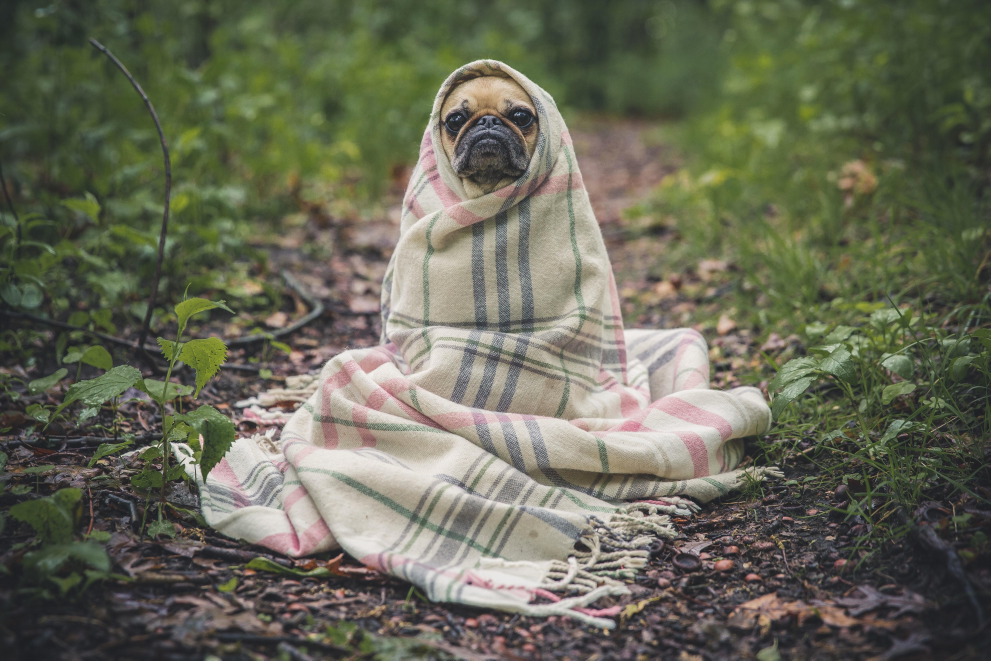
#> input picture Computer-Vision/01-Pencil-Sketch-From-Image/Data/Input/Sample_01.jpg, 4951 x 3301 px (shown at 1/5 size)
$ python main.py -i Data/Input/Sample_01.jpg   (older library calls are emulated)
#> lines starting #> are read from the running program, lines starting #| are printed output that depends on the picture
#> further down, image is the input picture: shape (3301, 4951, 3); mean B, G, R 87.6, 105.3, 103.8
# Usage
# python main.py -i Data/Input/Sample_01.jpg
# python main.py -i Data/Input/Sample_01.jpg -o Data/Output/Out_Sample_01.jpg

# Import libraries
import cv2
import argparse
import imutils

# Add command line arguments
ap = argparse.ArgumentParser()
ap.add_argument("-i", "--input", type=str,
                required=True, help="Input image path")
ap.add_argument("-o", "--output", type=str, required=False,
                help="Path to output folder")
args = vars(ap.parse_args())


def apply_sobel(image):
    '''
    Apply Sobel kernel on the image

    Arguments:
        image: An numpy.ndarray image

    Returns:
        result: A sobeled (or edge) image
    '''
    # Detect horizontal edges
    sobel_x = cv2.Sobel(image, ddepth=cv2.CV_8U, dx=0, dy=1, ksize=3)
    # Detect vertical edges
    sobel_y = cv2.Sobel(image, ddepth=cv2.CV_8U, dx=1, dy=0, ksize=3)

    # Apply bitwise or to have both types of edges in the image
    return cv2.bitwise_or(sobel_x, sobel_y)


def sketch_pencil(image, verbose=False):
    '''
    Create a pencil sketch from the image

    Arguments:
        image: An numpy.ndarray image (BGR channel)

    Returns:
        result: Pencil sketch from the input image
    '''
#> called with verbose = False
    # Get original shape and resize to height=400
    orig = image.copy()
    _, orig_h, orig_w = orig.shape
#> orig_h = 4951; orig_w = 3
    image = imutils.resize(image, height=400)
#> image: shape (400, 599, 3)

    # Convert the input image to gray scale image
    image = cv2.cvtColor(image, cv2.COLOR_BGR2GRAY)
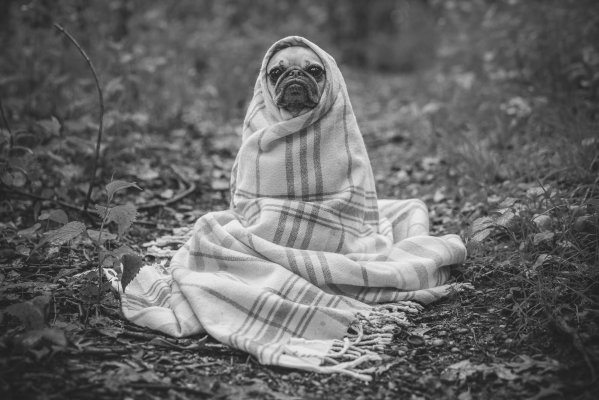
#> image: shape (400, 599); min 30, max 240, mean 102.9

    # Remove any noise using a 3x3 gaussian filter
    image = cv2.GaussianBlur(image, ksize=(3, 3), sigmaX=0)
    # image = cv2.bilateralFilter(image, d=11, sigmaColor=21, sigmaSpace=7)

    if verbose:
        cv2.imshow("Blurred", image)
        cv2.waitKey(0)

    # Create a negative image
    image_neg = 255 - image
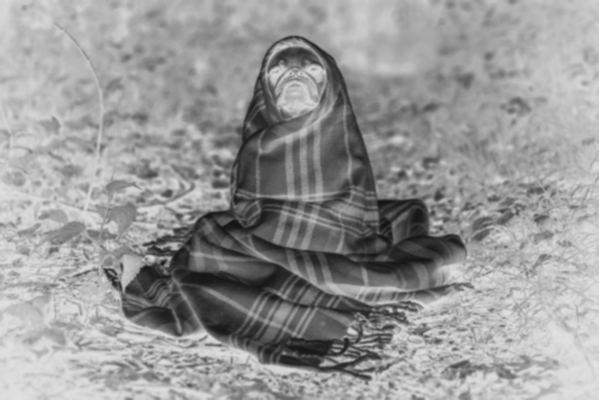
#> image_neg: shape (400, 599); min 18, max 224, mean 152.1

    if verbose:
        cv2.imshow("Blurred (inv)", image_neg)
        cv2.waitKey(0)

    # Detect the edges from both image & its negative using Sobel
    edges_image = apply_sobel(image)
#> in apply_sobel, `sobel_y = cv2.Sobel(image, ddepth=cv2.CV_8U, dx=1, dy=0, ksize=3)`:
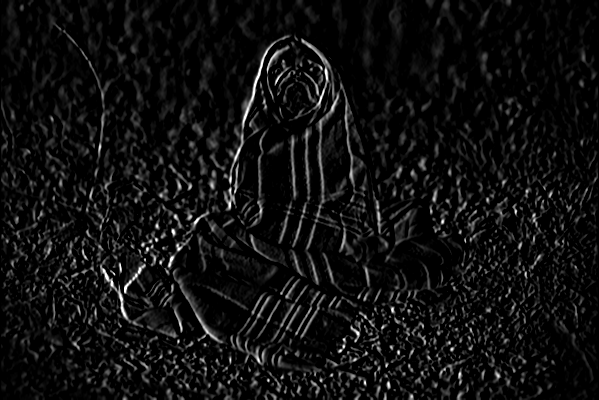
#> sobel_y: shape (400, 599); min 0, max 255, mean 15.7
    edges_image_inv = apply_sobel(image_neg)
#> in apply_sobel (call 2), `sobel_x = cv2.Sobel(image, ddepth=cv2.CV_8U, dx=0, dy=1, ksize=3)`:
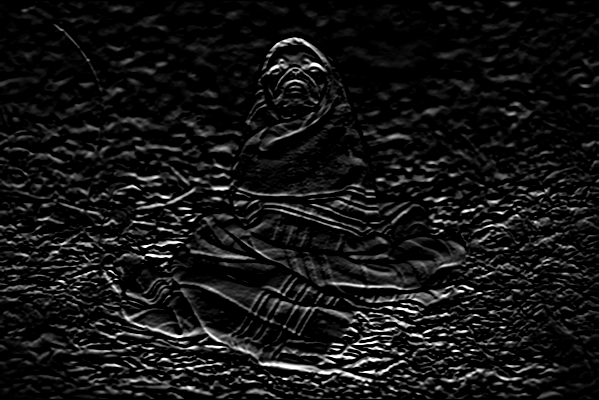
#> sobel_x: shape (400, 599); min 0, max 255, mean 20.9
#> in apply_sobel (call 2), `sobel_y = cv2.Sobel(image, ddepth=cv2.CV_8U, dx=1, dy=0, ksize=3)`:
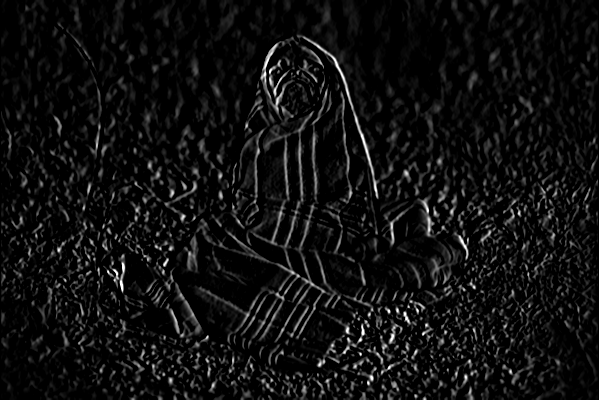
#> sobel_y: shape (400, 599); min 0, max 255, mean 15.7

    if verbose:
        cv2.imshow("Edges (sobel)", edges_image)
        cv2.waitKey(0)
        cv2.imshow("Edges (inv) (sobel)", edges_image_inv)
        cv2.waitKey(0)

    # Merge these two edge images with equal weights
    edges = cv2.addWeighted(edges_image, 1, edges_image_inv, 1, gamma=0)
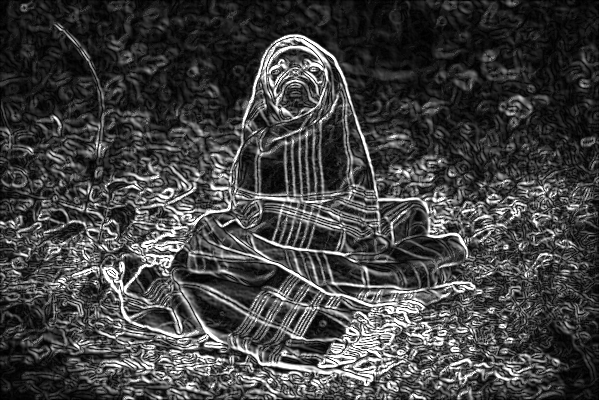
#> edges: shape (400, 599); min 0, max 255, mean 66.2

    # Invert the blended image to get black sketch on white background
    edges_inv = 255 - edges

    if verbose:
        cv2.imshow("Edges", edges)
        cv2.imshow("Edges (inv)", edges_inv)
        cv2.waitKey(0)

    # Return the edges_inv
    return imutils.resize(edges_inv.copy(), height=orig_h)
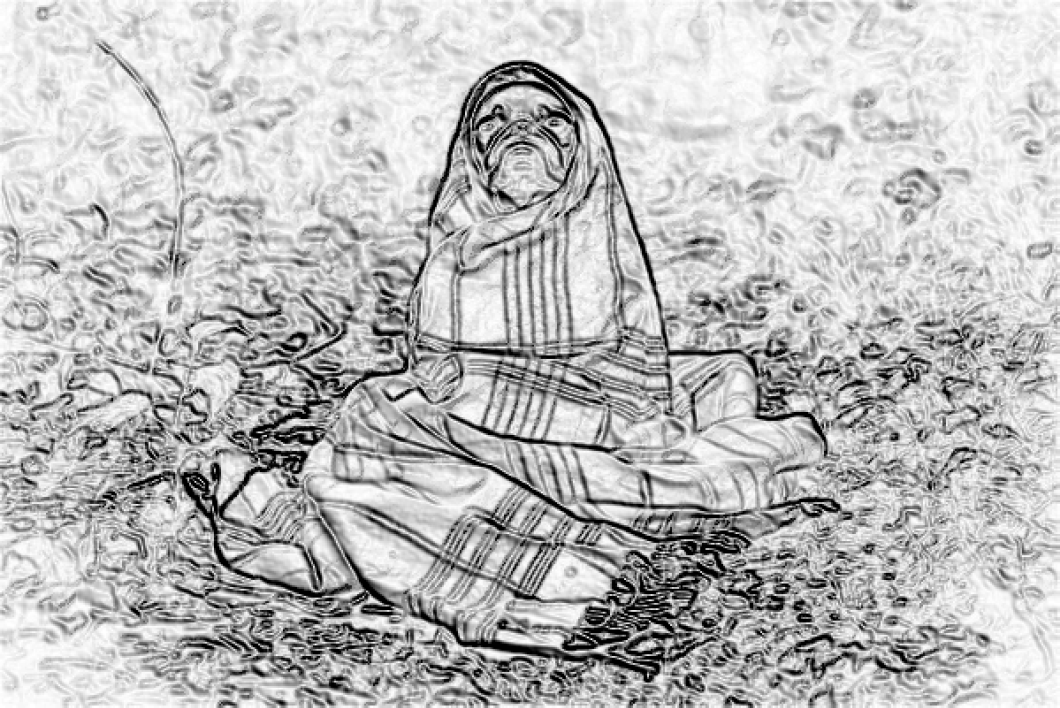
#> returned value: shape (4951, 7414) (shown at 1/7 size); min 0, max 255, mean 188.8


# Load the image
image = cv2.imread(args["input"])
# Display original
cv2.imshow("Original", image)
# Apply operations to fetch Pencil sketch
sketch = sketch_pencil(image, verbose=False)
# Display the result
cv2.imshow("Sketch", sketch)

# Wait for key press.
cv2.waitKey(0)
# Close all opencv windows
cv2.destroyAllWindows()

# Save the output sketch file if required.
if args.get("output", None) is not None:
    cv2.imwrite(args["output"], sketch)
